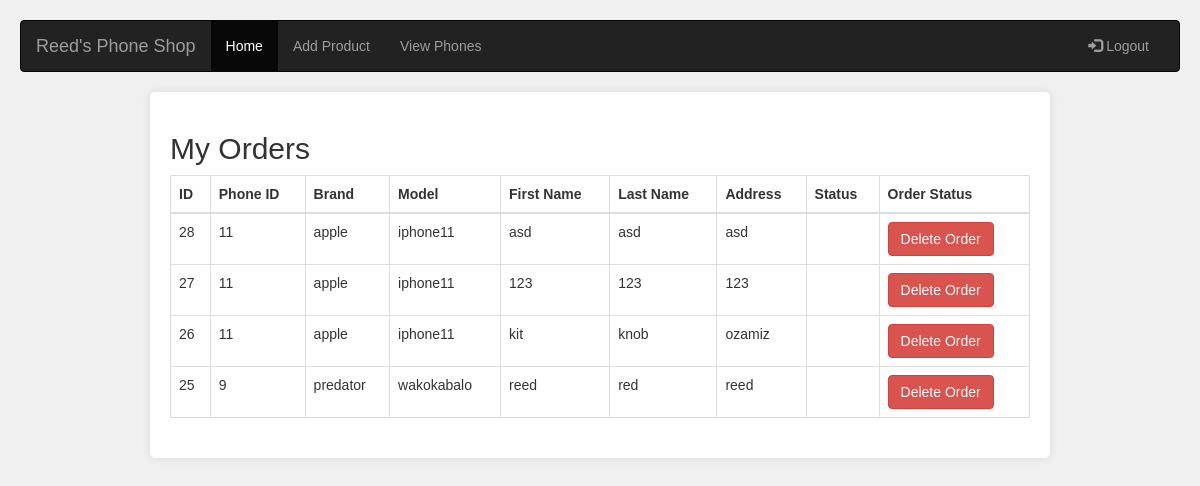
The app's page /seller/dashboard.php, older data.
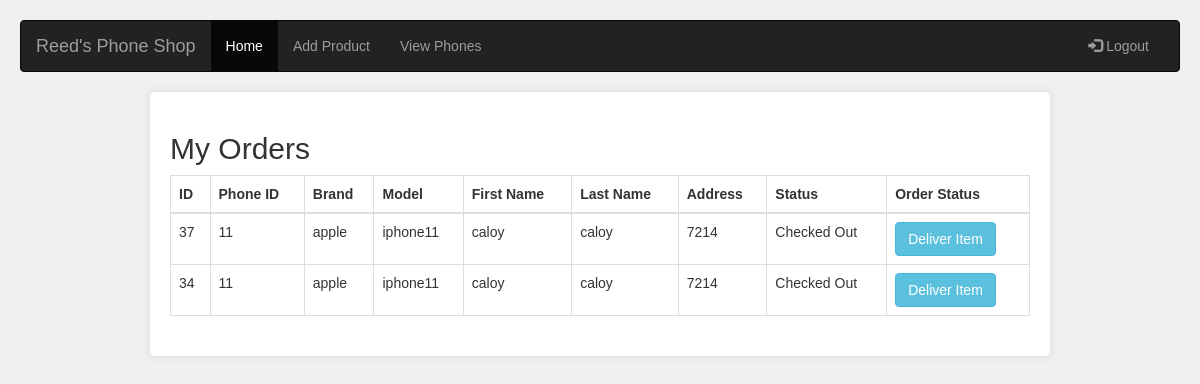
The same page, newer data.
### tables this page shows
CREATE TABLE `checkout` (
  `id` int(11) NOT NULL,
  `phone_id` int(11) NOT NULL,
  `brand` varchar(100) NOT NULL,
  `model` varchar(255) NOT NULL,
  `customer_id` varchar(50) NOT NULL,
  `fname` varchar(50) NOT NULL,
  `lname` varchar(50) NOT NULL,
  `address` varchar(50) NOT NULL,
  `status` varchar(50) NOT NULL,
  `order_status` varchar(50) NOT NULL
);

### seller/dashboard.php (the view, shortened to what this page needs)
<?php
include '../conn/config.php';
?>
<!DOCTYPE html>
<html lang="en">
<head>
  <link rel="stylesheet" href="https://maxcdn.bootstrapcdn.com/bootstrap/3.4.1/css/bootstrap.min.css">
</head>
<body>
<nav class="navbar navbar-inverse">
        <div class="container-fluid">
            <div class="navbar-header">
                <a class="navbar-brand" href="dashboard.php">Reed's Phone Shop</a>
            </div>
            <div class="collapse navbar-collapse" id="myNavbar">
                <ul class="nav navbar-nav">
                    <li class="active"><a href="dashboard.php">Home</a></li>
                    <li><a href="add_phones.php">Add Product</a></li>
                    <li><a href="view.php">View Phones</a></li>
                </ul>
                <ul class="nav navbar-nav navbar-right">
                    <li><a href="../logout.php"><span class="glyphicon glyphicon-log-in"></span> Logout</a></li>
                </ul>
            </div>
        </div>
    </nav>
  <div class="container">
    <h2>My Orders</h2>
    <table class="table table-bordered">
      <thead>
        <tr>
          <th>ID</th>
          <th>Phone ID</th>
          <th>Brand</th>
          <th>Model</th>
          <th>First Name</th>
          <th>Last Name</th>
          <th>Address</th>
          <th>Status</th>
          <th>Order Status</th>
        </tr>
      </thead>
      <tbody>
        <?php
        $orderSql = "SELECT * FROM checkout WHERE status != 'Cart' ORDER BY id DESC";
        $orderResult = mysqli_query($conn, $orderSql);
        if (mysqli_num_rows($orderResult) > 0) {
          while ($row = mysqli_fetch_assoc($orderResult)) {
            echo "<tr>";
            echo "<td>" . $row['id'] . "</td>";
            echo "<td>" . $row['phone_id'] . "</td>";
            echo "<td>" . $row['brand'] . "</td>";
            echo "<td>" . $row['model'] . "</td>";
            echo "<td>" . $row['fname'] . "</td>";
            echo "<td>" . $row['lname'] . "</td>";
            echo "<td>" . $row['address'] . "</td>";
            echo "<td>" . $row['status'] . "</td>";
            echo "<td>";
            if ($row['status'] == 'Checked Out' && $row['order_status'] == 'Pending') {
              echo '<button class="btn btn-info deliver-button" data-orderid="' . $row['id'] . '">Deliver Item</button>';
            } else if ($row['status'] == 'En Route' && $row['order_status'] == 'Pending') {
              echo $row['order_status'];
            } else {
              echo '<button class="btn btn-danger delete-button" data-orderid="' . $row['id'] . '">Delete Order</button>';
            }
            echo "</td>";
            echo "</tr>";
          }
        } else {
          echo "<tr><td colspan='9'>No orders found</td></tr>";
        }
        ?>
      </tbody>
    </table>
  </div>
</body>
</html>

### seller/dashboard.php (style rules this page uses)
body { font-family: Arial, sans-serif; background-color: #f0f0f0; margin: 0; padding: 20px; }
h2 { color: #333; }
.container { background-color: #fff; padding: 20px; border-radius: 5px; box-shadow: 0 0 10px rgba(0, 0, 0, 0.1); max-width: 900px; margin: 0 auto; }
.navbar { margin-bottom: 20px; }

Row changes from the older to the newer data that the page shows:
removed checkout: id "28", phone "11", brand "apple", model "iphone11", fname "asd", lname "asd", address "asd"
removed checkout: id "27", phone "11", brand "apple", model "iphone11", fname "123", lname "123", address "123"
removed checkout: id "26", phone "11", brand "apple", model "iphone11", fname "kit", lname "knob", address "ozamiz"
removed checkout: id "25", phone "9", brand "predator", model "wakokabalo", fname "reed", lname "red", address "reed"
added checkout: id "37", phone "11", brand "apple", model "iphone11", fname "caloy", lname "caloy", address "7214", status "Checked Out"
added checkout: id "34", phone "11", brand "apple", model "iphone11", fname "caloy", lname "caloy", address "7214", status "Checked Out"
